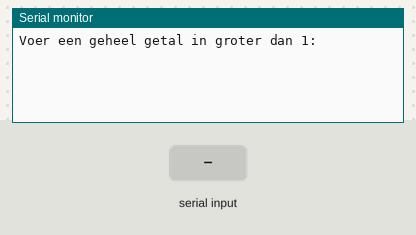
Simulated run of this sketch. Board: Arduino Uno, built with avr-gcc and run on an emulated ATmega328P. Shown: the last lines printed to the serial monitor. The inputs (shaded band) are chosen by the test bench.

Above: at 1.2 s.
1.3 s: "90,45\n" received over Serial
At 2.6 s:
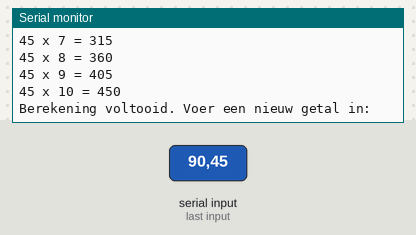
2.8 s: "30,150\n" received over Serial
At 4.0 s:
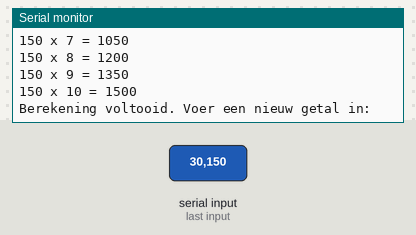
Timing chart, 0 to 5.8 s (numbered marks = the images above; inputs shaded):
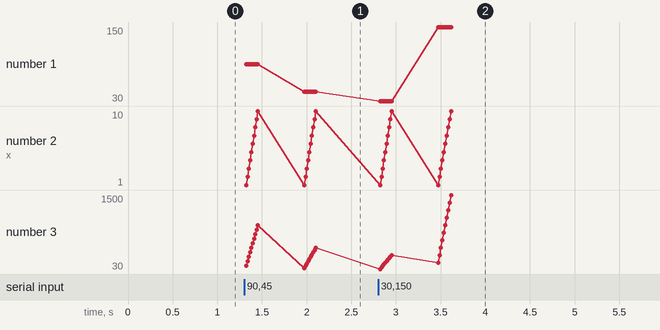

The sketch:

mikamonsma-702-tafel-van-x.ino
```cpp
void setup() {
  Serial.begin(9600);
  Serial.println("Voer een geheel getal in groter dan 1: ");
}

void loop() {

  // Check if any data has been sent to the serial port
  if (Serial.available() > 0) {
    // Read the input as an int
    int input = Serial.parseInt();

    // Check if the input is greater than 1
    if (input > 1) {
      // Print the table of the input
      Serial.println("De tafel van " + String(input) + " is:");

      // Loop through the numbers 1 to 10
      for (int i = 1; i <= 10; i++) {
        // Calculate the result of the multiplication and store the result of the multiplication in the variable result
        int result = input * i;
        // Print the result of the multiplication
        Serial.println(String(input) + " x " + String(i) + " = " + String(result));
      }

      // Print a message to the user
      Serial.println("Berekening voltooid. Voer een nieuw getal in:");
    }

    delay(500);
  }
  }
```

Measured:
- after the input at 1.3 s, the serial monitor: prints a new line at once (image 1)
- after the input at 2.8 s, the serial monitor: prints a new line at once (image 2)
- plotted number 1: 45 → 150 after the input at 2.8 s
- plotted number 3: 450 → 1500 after the input at 2.8 s
